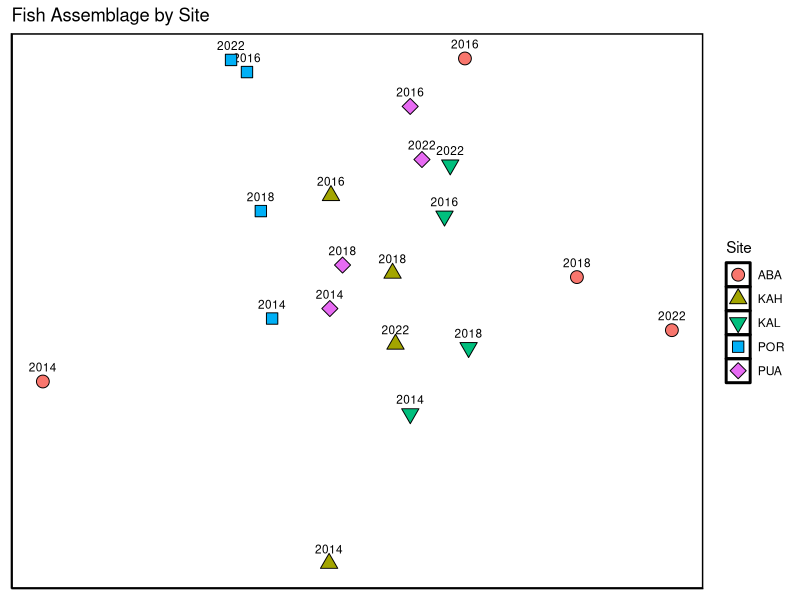
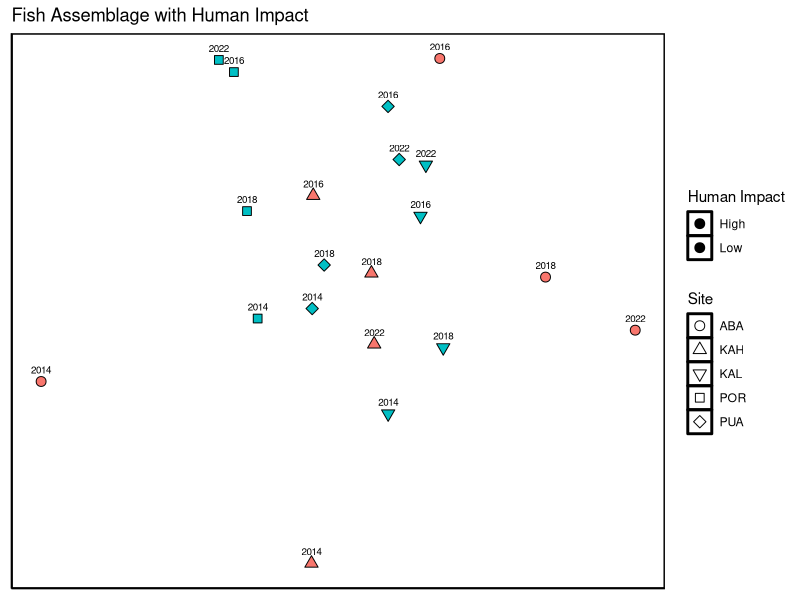
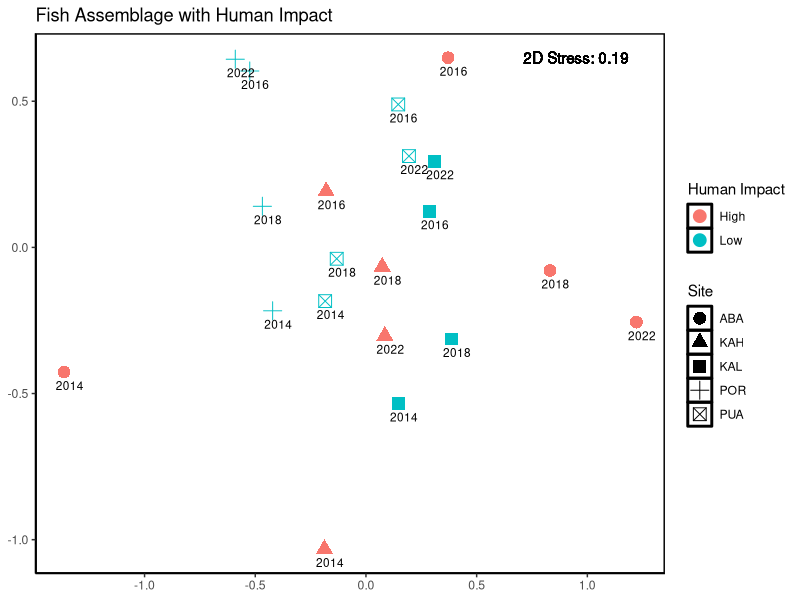
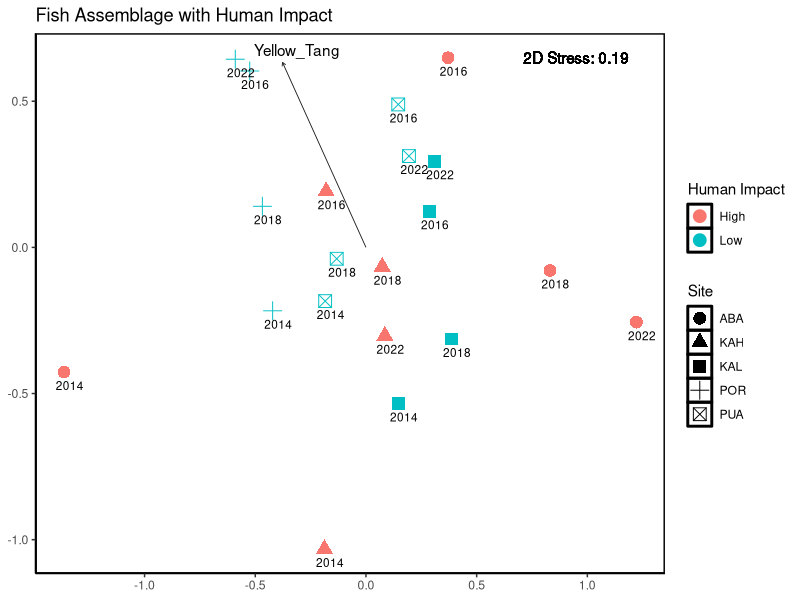
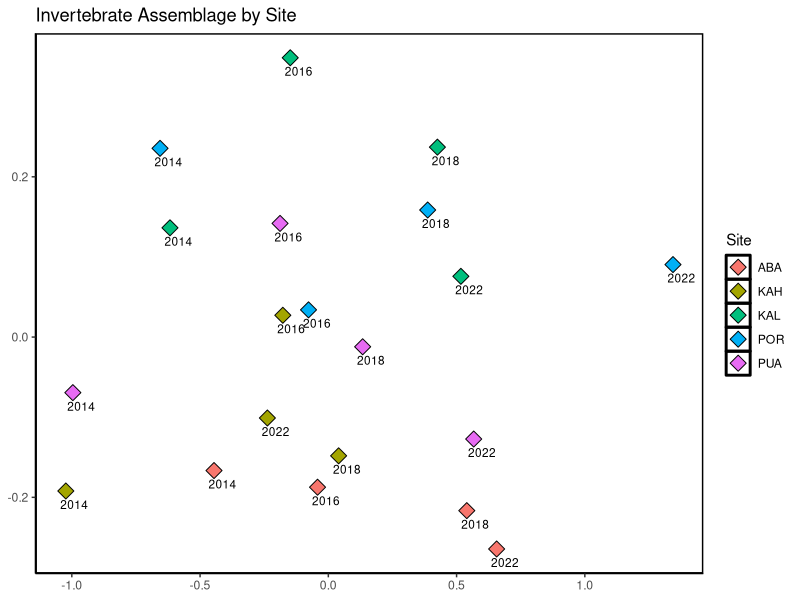
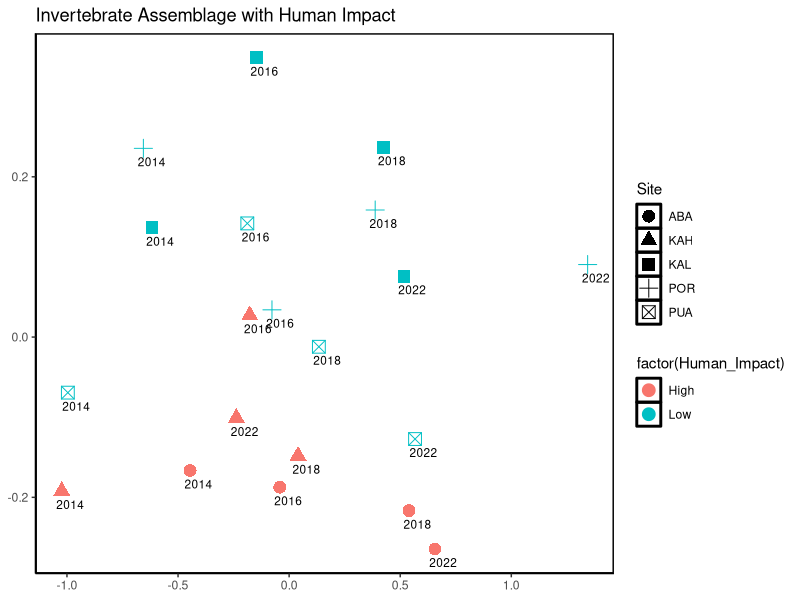
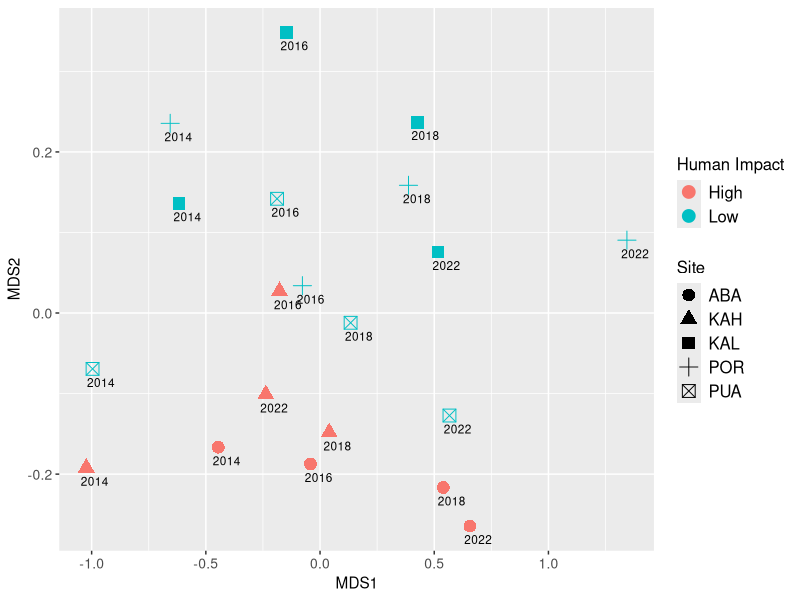
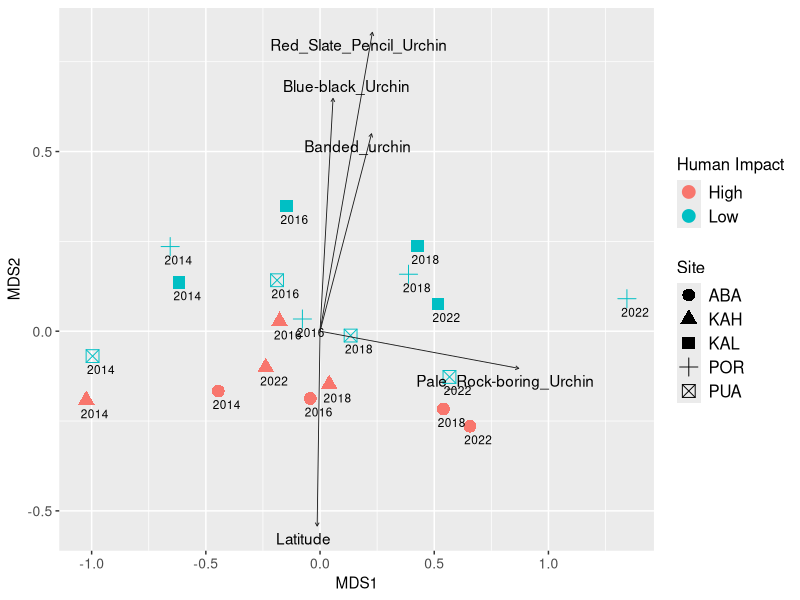

Here is the R script that generated these plots, in order:
## ---- chunk 1
knitr::opts_chunk$set(echo = TRUE)
## ---- chunk 2
#### Packages ----

library(tidyverse)
library(readxl)
library(vegan)
## ---- chunk 3
#### Site Metadata ----
# 5 sites (3 high impact 2 low impact)
# All sites are located on the dry side of the Big Island
# Kahaluu is the only site with a high and low impact site adjacent to each other
dat_metasite <-read_excel("Coral_Reef_Data_2014_2018_2022_Final.xlsx", "Site Metadata")
## ---- chunk 4
##### Fish Metadata ----

# metadata includes 3 name types (Common, Latin, and Hawaiian) 
# also includes diet categories (Herbivore, Ominvore, and Predator) 
# Note that not all fish have a Hawaiian name so there are NAs
fish_meta <- read_excel("Coral_Reef_Data_2014_2018.xlsx", "Fish Metadata")

## ---- chunk 5
#### Fish Community Data ----

#Creates fish df in wide format
dat_fish <- read_excel("Coral_Reef_Data_2014_2018_2022_Final.xlsx", "Fish")

# Removes spp. Manybar Goatfish
# Was not analyzed prior to 2022 sampling year
# changes col name to just Group for student lead sampling groups
dat_fish <- dat_fish %>% 
  select(-"Manybar Goatfish") %>% 
  rename(student_group = Group)

# change fish df to long format 
dat_fish <- dat_fish %>% 
  pivot_longer(cols = !Year:student_group, names_to = "com.name", values_to = "count")

# joins metadata for spp name and dietary startegy
dat_fish <- dat_fish %>% 
  left_join(fish_meta)
## ---- chunk 6
#### Invertebrate Community Data ----

# creates a df for all invertebrates observed on swath transects
dat_inv <- read_excel("Coral_Reef_Data_2014_2018_2022_Final.xlsx", "Invertebrates")

# converted to long format
dat_inv <- dat_inv %>% 
  pivot_longer(cols = !Year:Group, names_to = "Taxa", values_to = "Abundance")
## ---- chunk 7
### Substrate and Coral Coverage Data ----

# creates a dataframe for substrate percent cover estimates from visual surveys
# note that coral coverage values are reported as total sum of live and dead coral spp
# We estimated individual cover for live and dead coral by multiplying percent dead estimates
dat_sub <- read_excel("Coral_Reef_Data_2014_2018_2022_Final.xlsx", "Substrate",
                      range = cell_cols("A:X"))
## ---- chunk 8
# We estimated percent cover of live and dead coral for each spp
dat_sub <- dat_sub %>% 
  mutate(Pocillopora_dead = round(Pocillopora_Live_Dead*Perc_Pocillopora_dead/100,1),
         Pocillopora_live = round(Pocillopora_Live_Dead*(100-Perc_Pocillopora_dead)/100,1),
         Porites_dead = round(Porites_Live_Dead*Perc_Porites_dead/100,1),
         Porites_live = round(Porites_Live_Dead*(100-Perc_Porites_dead)/100,1),
         Pavona_dead = round(Pavona_Live_Dead*Perc_Pavona_dead/100,1),
         Pavona_live = round(Pavona_Live_Dead*(100-Perc_Pavona_dead)/100,1),
         )
## ---- chunk 9
# We want to look at how much of the coral reef was dead at the time of each transect
# create table of just percentages of existing coral cover that is dead 
perc_dead <- dat_sub %>%
  select(Year, Site, Replicate, Group, Perc_Pocillopora_dead, Perc_Porites_dead, Perc_Pavona_dead)

# convert table to long format, remove characters so Taxa is Genus
perc_dead <- perc_dead %>% 
  pivot_longer(cols = !Year:Group, names_to = "Taxa", values_to = "Perc_dead") %>% 
  mutate(Taxa = str_remove(Taxa, "Perc_"), 
         Taxa = str_remove(Taxa, "_dead"))

# remove dat_sub columns that are not a percent cover, & combined live & dead % covers 
dat_sub <- dat_sub %>%
  select(!c(Perc_Pocillopora_dead, Perc_Porites_dead, Perc_Pavona_dead, Pocillopora_Live_Dead, Porites_Live_Dead, Pavona_Live_Dead))

# to tidy (long) format
dat_sub <- dat_sub %>% 
  pivot_longer(cols = !Year:Group, names_to = "Substrate", values_to = "Perc_Cover")
## ---- chunk 10
#### Fish Assemblage Structure ----

# This code chunk creates the community dataframe in wide format with site and year as the unique ID.

# converts fish counts to density values based on the length of the transect
# Note that transects were 10 meters long but 2 meters wide
# We did not limit the vertical height of the transect just the area so densities are reported in fish/m2
dat_fish <- dat_fish %>% 
  mutate(density_m2 = count/20)

dat_fish_transect_avg <- dat_fish %>% 
  group_by(Year, Site, com.name) %>% 
  summarize(avg_density_m2 = mean(density_m2))

# creates wide format for multivariate analysis
wide_dat_fish_transect_avg <- dat_fish_transect_avg %>% 
  pivot_wider(names_from = com.name, values_from = avg_density_m2)

# join with site meta data
wide_dat_fish_transect_avg <- wide_dat_fish_transect_avg %>% 
  left_join(dat_metasite)

# create a unique ID column that combines site and year (each point on NMDS)
wide_dat_fish_transect_avg <- wide_dat_fish_transect_avg %>% 
  mutate(site_year = paste(Site, Year))

# Replaces underscore with a space for label
names(wide_dat_fish_transect_avg) <- str_replace_all(names(wide_dat_fish_transect_avg), c(" " = "_"))

# Creates the community data frame
comm_dat_fish_transect_avg <- wide_dat_fish_transect_avg %>% 
  column_to_rownames(var = "site_year") %>% 
  select(Achilles_Tang:Zebra_Moray)
## ---- chunk 11
#### 1st NMDS object created ----

# Used for site and year specific patterns
# Would expect sites to be most similar to themselves across years
# point color will show the same site
# This is a good way to look at site and year specific trends without considering human impact
NMDS_comm_dat_fish_transect_avg <- metaMDS(comm_dat_fish_transect_avg, 
                            trymax = 999,
                            distance = "bray",
                            autotransform = F)
scores(NMDS_comm_dat_fish_transect_avg)


tibble_comm_dat_fish_transect_avg <- as_tibble((NMDS_comm_dat_fish_transect_avg$points), 
                                rownames = ("site_year"))

wide_dat_fish_transect_avg <- wide_dat_fish_transect_avg %>% 
  left_join(tibble_comm_dat_fish_transect_avg)


plot_wide_dat_fish_transect_avg_site <- ggplot(wide_dat_fish_transect_avg,
                                              aes(MDS1, MDS2,
                                                  fill = Site)) +
  geom_text((aes(label = Year)),  vjust = -1.1, hjust = .5, size = 3) +
  geom_point(aes(shape = Site), size = 4) + 
  ggtitle("Fish Assemblage by Site") +
  theme_classic() +
  theme(panel.background = element_rect(fill = NA, colour = "black", size = 1, linetype = "solid")) +
  geom_text(x = .86, y = 0.8, label = c(paste("2D Stress:" ,round(NMDS_comm_dat_fish_transect_avg$stress,2), sep = " ")), color = "black") +
  scale_shape_manual(values = c(21, 24, 25, 22, 23)) +
  theme(axis.title.x = element_blank(),
        axis.title.y = element_blank(),
        axis.ticks = element_blank(),
        axis.text = element_blank()) 

plot_wide_dat_fish_transect_avg_site
## ---- chunk 12
#### NMDS object 1 plot ----
plot_wide_dat_fish_transect_avg_impact <- ggplot(wide_dat_fish_transect_avg,
                                                aes(MDS1, MDS2,
                                                    shape = Site)) +
  geom_text((aes(label = Year)),  vjust = -1.0, hjust = 0.5, size = 2.5) +
  geom_point(aes(fill = Human_Impact, shape = Site), size = 3) + 
  scale_shape_manual(values = c(21, 24, 25, 22, 23)) +
  scale_color_manual(values = c("firebrick4", "dodgerblue2")) +
  ggtitle("Fish Assemblage with Human Impact") +
  theme_classic() +
    theme(panel.background = element_rect(fill = NA, colour = "black", size = 1, linetype = "solid")) +
   geom_text(x = .86, y = 0.8, label = c(paste("2D Stress:" ,round(NMDS_comm_dat_fish_transect_avg$stress,2), sep = " ")), color = "black") +
  theme(panel.background = element_rect(fill = NA, colour = "black", size = 1, linetype = "solid")) +
  # guides(colour = guide_legend(c("firebrick4", "dodgerblue2")))+
   guides(fill=guide_legend(title="Human Impact", fill = c("firebrick4", "dodgerblue2"))) +
  # guides(colour=guide_colourbar(order = 5)) +
  theme(axis.title.x = element_blank(),
        axis.title.y = element_blank(),
        axis.ticks = element_blank(),
        axis.text = element_blank()) 


plot_wide_dat_fish_transect_avg_impact
## ---- chunk 13
fish_spp_fit <- envfit(NMDS_comm_dat_fish_transect_avg, wide_dat_fish_transect_avg, permutations = 999)
site_scores <- wide_dat_fish_transect_avg %>%
  select(Year, Site, site_year, Human_Impact, MDS1, MDS2) %>% 
  column_to_rownames(var = "site_year")
spp_scores <- as.data.frame(scores(fish_spp_fit, display = "vectors"))
spp_scores <- cbind(spp_scores, Species = rownames(spp_scores))
spp_scores <- cbind(spp_scores, pval = fish_spp_fit$vectors$pvals)

sig_spp_scores <- subset(spp_scores, pval <= 0.01)
sig_spp_scores <- sig_spp_scores %>% 
  filter(!Species %in% "MDS1") %>% 
  filter(!Species %in% "MDS2") %>% 
  filter(!Species %in% "Year")
plot_NMDS_comm_fish_wide_transect_avg <- ggplot(site_scores, aes(x = MDS1, y = MDS2)) +
  geom_point(aes(MDS1, MDS2, colour = factor(Human_Impact),
                 shape = factor(Site)), size = 4) +
  geom_text((aes(label = Year)),  vjust = 2, hjust = .3, size = 3) +
  labs(colour = "Human Impact", shape = "Site") +
  theme(legend.position = "right", legend.text = element_text(size = 12), legend.title = element_text(size = 12), axis.text = element_text(size = 10)) +
  ggtitle("Fish Assemblage with Human Impact") +
  theme_classic() +
   geom_text(x = .95, y = 0.65, label = c(paste("2D Stress:" ,round(NMDS_comm_dat_fish_transect_avg$stress,2), sep = " ")), color = "black") +
  theme(panel.background = element_rect(fill = NA, colour = "black", size = 1, linetype = "solid")) +
  theme(axis.title.x = element_blank(),
        axis.title.y = element_blank()) 
plot_NMDS_comm_fish_wide_transect_avg



plot_fish_spp_vectors <- plot_NMDS_comm_fish_wide_transect_avg +
  geom_segment(data = sig_spp_scores, aes(x = 0, xend = NMDS1, y = 0, yend = NMDS2),
               arrow = arrow(length = unit(0.1, "cm")),
               colour = "grey10", lwd = 0.3) +
  ggrepel::geom_text_repel(data = sig_spp_scores, 
                           aes(x = NMDS1, y = NMDS2, label = Species), direction = "both", segment.size = 0.1)

plot_fish_spp_vectors
## ---- chunk 14
#### Invert Community Structure  ----

dat_inv <- dat_inv %>% 
  mutate(density_m2 = Abundance/20)

dat_inv_transect_avg <- dat_inv %>% 
  group_by(Year, Site, Taxa) %>% 
  summarize(avg_density_m2 = mean(density_m2))


wide_dat_inv_transect_avg <- dat_inv_transect_avg %>% 
  pivot_wider(names_from = Taxa, values_from = avg_density_m2)

wide_dat_inv_transect_avg <- wide_dat_inv_transect_avg %>% 
  left_join(dat_metasite)

wide_dat_inv_transect_avg <- wide_dat_inv_transect_avg %>% 
  mutate(site_year = paste(Site, Year))

names(wide_dat_inv_transect_avg) <- str_replace_all(names(wide_dat_inv_transect_avg), c(" " = "_"))

comm_dat_inv_transect_avg <- wide_dat_inv_transect_avg %>% 
  column_to_rownames(var = "site_year") %>% 
  select(Banded_urchin:Top_Snail)



NMDS_comm_dat_inv_transect_avg <- metaMDS(comm_dat_inv_transect_avg, 
                                           trymax = 200,
                                           distance = "bray",
                                           autotransform = F)

tibble_comm_dat_inv_transect_avg <- as_tibble((NMDS_comm_dat_inv_transect_avg$points), 
                                               rownames = ("site_year"))

wide_dat_inv_transect_avg <- wide_dat_inv_transect_avg %>% 
  left_join(tibble_comm_dat_inv_transect_avg)


plot_wide_dat_inv_transect_avg_site <- ggplot(wide_dat_inv_transect_avg,
                                          aes(MDS1, MDS2,
                                              fill = Site)) +
  geom_text((aes(label = Year)),  vjust = 2, hjust = .2, size = 3) +
  geom_point(shape = 23, size = 4) + 
  ggtitle("Invertebrate Assemblage by Site") +
  theme_classic() +
  theme(panel.background = element_rect(fill = NA, colour = "black", size = 1, linetype = "solid")) +
  theme(axis.title.x = element_blank(),
        axis.title.y = element_blank()) 

plot_wide_dat_inv_transect_avg_impact <- ggplot(wide_dat_inv_transect_avg,
                                              aes(MDS1, MDS2,
                                                  shape = Site)) +
  geom_text((aes(label = Year)),  vjust = 2, hjust = .2, size = 3) +
  geom_point(aes(colour = factor(Human_Impact)), size = 4) + 
  ggtitle("Invertebrate Assemblage with Human Impact") +
  theme_classic() +
  theme(panel.background = element_rect(fill = NA, colour = "black", size = 1, linetype = "solid")) +
  theme(axis.title.x = element_blank(),
        axis.title.y = element_blank()) 

plot_wide_dat_inv_transect_avg_site
plot_wide_dat_inv_transect_avg_impact

inv_spp_fit <- envfit(NMDS_comm_dat_inv_transect_avg, wide_dat_inv_transect_avg, permutations = 999)
site_scores <- wide_dat_inv_transect_avg %>%
  select(Year, Site, site_year, Human_Impact, MDS1, MDS2) %>% 
  column_to_rownames(var = "site_year")
spp_scores <- as.data.frame(scores(inv_spp_fit, display = "vectors"))
spp_scores <- cbind(spp_scores, Species = rownames(spp_scores))
spp_scores <- cbind(spp_scores, pval = inv_spp_fit$vectors$pvals)

sig_spp_scores <- subset(spp_scores, pval <= 0.05)
sig_spp_scores <- sig_spp_scores %>% 
  filter(!Species %in% "MDS1") %>% 
  filter(!Species %in% "MDS2") %>% 
  filter(!Species %in% "Year")
plot_NMDS_comm_inv_wide_transect_avg <- ggplot(site_scores, aes(x = MDS1, y = MDS2)) +
  geom_point(aes(MDS1, MDS2, colour = factor(Human_Impact),
                 shape = factor(Site)), size = 4) +
  geom_text((aes(label = Year)),  vjust = 2, hjust = .2, size = 3) +
  labs(colour = "Human Impact", shape = "Site") +
  theme(legend.position = "right", legend.text = element_text(size = 12), legend.title = element_text(size = 12), axis.text = element_text(size = 10))
plot_NMDS_comm_inv_wide_transect_avg



plot_inv_spp_vectors <- plot_NMDS_comm_inv_wide_transect_avg +
  geom_segment(data = sig_spp_scores, aes(x = 0, xend = NMDS1, y = 0, yend = NMDS2),
               arrow = arrow(length = unit(0.1, "cm")),
               colour = "grey10", lwd = 0.3) +
  ggrepel::geom_text_repel(data = sig_spp_scores, 
                           aes(x = NMDS1, y = NMDS2, label = Species), direction = "both", segment.size = 0.1)

plot_inv_spp_vectors
## ---- chunk 15
##### Combined Assemblage Structure ----
wide_dat_fish_transect_avg <- dat_fish_transect_avg %>% 
  pivot_wider(names_from = com.name, values_from = avg_density_m2)

wide_dat_fish_transect_avg <- wide_dat_fish_transect_avg %>% 
  mutate(site_year = paste(Site, Year))

wide_dat_inv_transect_avg <- dat_inv_transect_avg %>% 
  pivot_wider(names_from = Taxa, values_from = avg_density_m2)


wide_dat_inv_transect_avg <- wide_dat_inv_transect_avg %>% 
  mutate(site_year = paste(Site, Year))

combined_wide_transect_avg <- wide_dat_fish_transect_avg %>% 
  right_join(wide_dat_inv_transect_avg)

combined_wide_transect_avg <- combined_wide_transect_avg %>% 
  left_join(dat_metasite)

names(combined_wide_transect_avg) <- str_replace_all(names(combined_wide_transect_avg), c(" " = "_"))

comm_combined_wide_transect_avg <- combined_wide_transect_avg %>% 
  column_to_rownames(var = "site_year") %>% 
  select(Achilles_Tang:Top_Snail)



NMDS_comm_combined_wide_transect_avg <- metaMDS(comm_combined_wide_transect_avg, 
                                          trymax = 200,
                                          distance = "bray",
                                          autotransform = F)

tibble_comm_combined_wide_transect_avg <- as_tibble((NMDS_comm_combined_wide_transect_avg$points), 
                                              rownames = ("site_year"))

combined_wide_transect_avg <- combined_wide_transect_avg %>% 
  left_join(tibble_comm_combined_wide_transect_avg)


plot_combined_wide_transect_avg_site <- ggplot(combined_wide_transect_avg,
                                               aes(MDS1, MDS2,
                                                   fill = Site)) +
  geom_text((aes(label = Year)),  vjust = 2, hjust = .2, size = 3) +
  geom_point(shape = 23, size = 4) + 
  ggtitle("Combined Assemblage by Site") +
  theme_classic() +
  theme(panel.background = element_rect(fill = NA, colour = "black", size = 1, linetype = "solid")) +
  theme(axis.title.x = element_blank(),
        axis.title.y = element_blank()) 

plot_combined_wide_transect_avg_impact <- ggplot(combined_wide_transect_avg,
                                                 aes(MDS1, MDS2,
                                                     shape = Site)) +
  geom_text((aes(label = Year)),  vjust = 2, hjust = .2, size = 3) +
  geom_point(aes(colour = factor(Human_Impact)), size = 4) + 
  ggtitle("Combined Assemblage with Human Impact") +
  theme_classic() +
  theme(panel.background = element_rect(fill = NA, colour = "black", size = 1, linetype = "solid")) +
  theme(axis.title.x = element_blank(),
        axis.title.y = element_blank()) 


plot_combined_wide_transect_avg_site

plot_combined_wide_transect_avg_impact



combined_spp_fit <- envfit(NMDS_comm_combined_wide_transect_avg, combined_wide_transect_avg, permutations = 999)
site_scores <- combined_wide_transect_avg %>%
  select(Year, Site, site_year, Human_Impact, MDS1, MDS2) %>% 
  column_to_rownames(var = "site_year")
spp_scores <- as.data.frame(scores(combined_spp_fit, display = "vectors"))
spp_scores <- cbind(spp_scores, Species = rownames(spp_scores))
spp_scores <- cbind(spp_scores, pval = combined_spp_fit$vectors$pvals)

sig_spp_scores <- subset(spp_scores, pval <= 0.05)
sig_spp_scores <- sig_spp_scores %>% 
  filter(!Species %in% "MDS1") %>% 
  filter(!Species %in% "MDS2") %>% 
  filter(!Species %in% "Year")
plot_NMDS_comm_combined_wide_transect_avg <- ggplot(site_scores, aes(x = MDS1, y = MDS2)) +
  geom_point(aes(MDS1, MDS2, colour = factor(Human_Impact),
                 shape = factor(Site)), size = 4) +
  geom_text((aes(label = Year)),  vjust = 2, hjust = .2, size = 3) +
  labs(colour = "Human Impact", shape = "Site") +
  theme(legend.position = "right", legend.text = element_text(size = 12), legend.title = element_text(size = 12), axis.text = element_text(size = 10))
plot_NMDS_comm_combined_wide_transect_avg


#This adds a species vector to our HT and Mod_side NMDS plot

plot_combined_spp_vectors <- plot_NMDS_comm_combined_wide_transect_avg +
  geom_segment(data = sig_spp_scores, aes(x = 0, xend = NMDS1, y = 0, yend = NMDS2),
               arrow = arrow(length = unit(0.1, "cm")),
               colour = "grey10", lwd = 0.3) +
  ggrepel::geom_text_repel(data = sig_spp_scores, 
                           aes(x = NMDS1, y = NMDS2, label = Species), direction = "both", segment.size = 0.1)

plot_combined_spp_vectors




plot_NMDS_comm_combined_wide_transect_avg_polygon_site <- plot_NMDS_comm_combined_wide_transect_avg +
  geom_polygon(data = combined_wide_transect_avg,
  aes(x = MDS1,
  y = MDS2, fill = Site,
  group = Site),
  alpha = 0.3) 


plot_NMDS_comm_combined_wide_transect_avg_polygon_site
